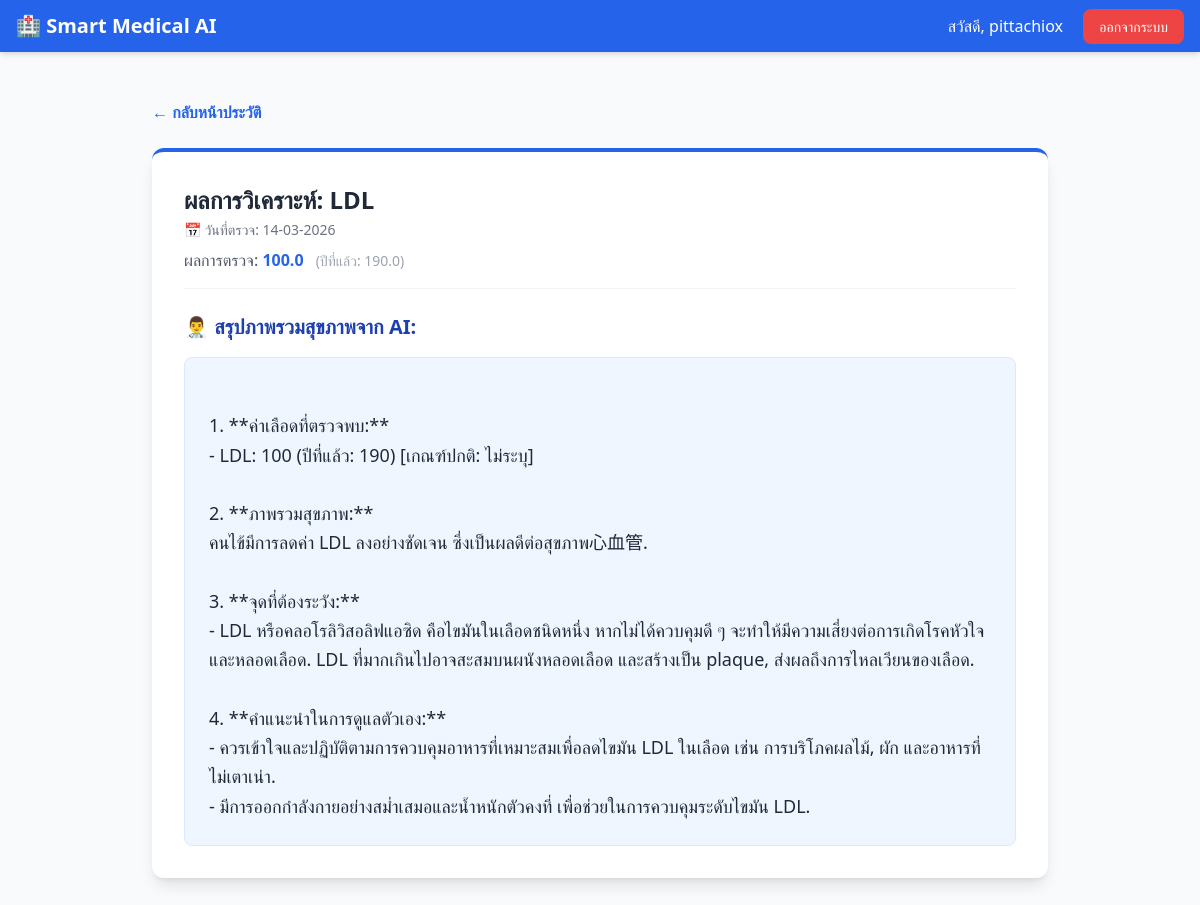
The app's page /record/41 (signed in), older data.
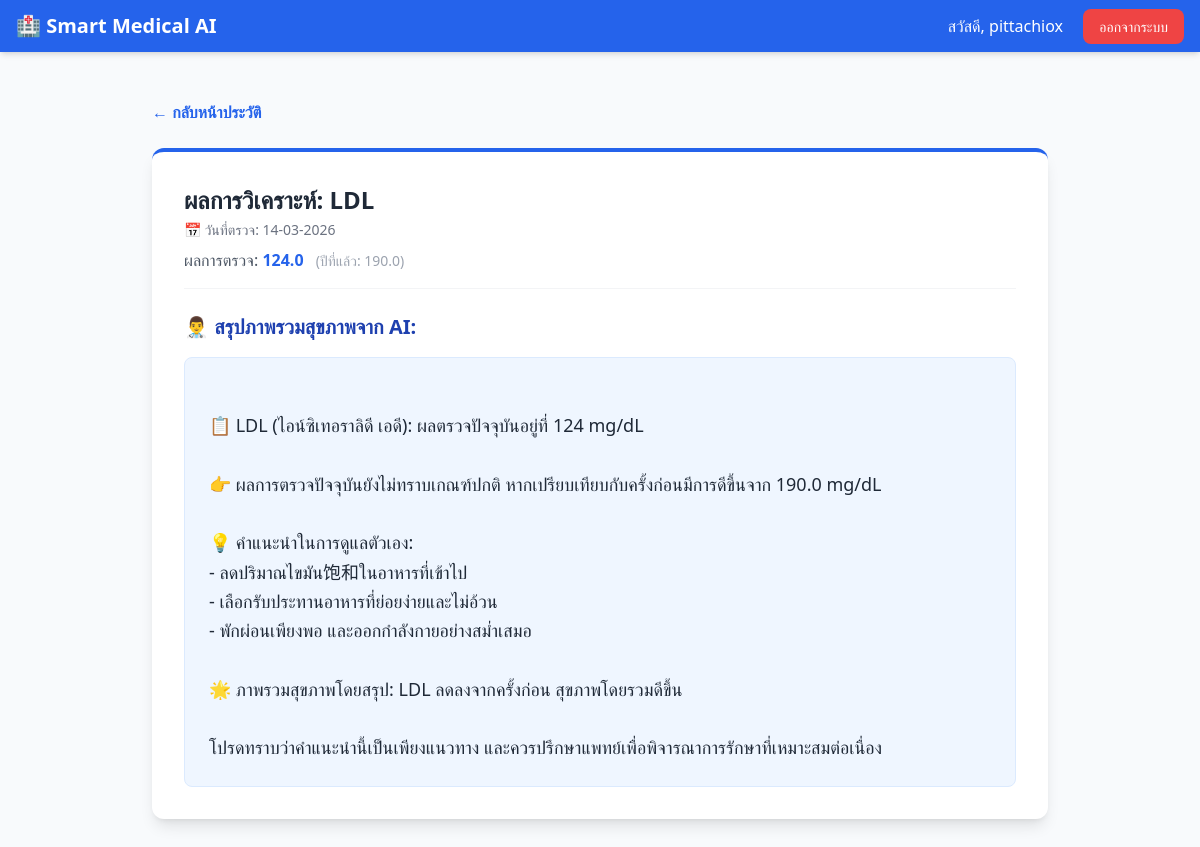
The same page, newer data.
### app.py (models this page shows)
class User(UserMixin, db.Model):
    id = db.Column(db.Integer, primary_key=True)
    username = db.Column(db.String(150), unique=True, nullable=False)
    password = db.Column(db.String(150), nullable=False)
    records = db.relationship('BloodRecord', backref='user', lazy=True)

class BloodRecord(db.Model):
    id = db.Column(db.Integer, primary_key=True)
    test_name = db.Column(db.String(50), nullable=False)
    current_value = db.Column(db.Float, nullable=False)
    previous_value = db.Column(db.Float, nullable=True)
    ai_analysis = db.Column(db.Text, nullable=False)
    user_id = db.Column(db.Integer, db.ForeignKey('user.id'), nullable=False)
    record_date = db.Column(db.Date, nullable=True, default=datetime.utcnow)

### app.py (the view)
@app.route('/record/<int:record_id>')
@login_required
def view_record(record_id):
    record = BloodRecord.query.get_or_404(record_id)
    if record.user_id != current_user.id:
        flash('ไม่อนุญาตให้เข้าถึงข้อมูลนี้', 'error')
        return redirect(url_for('dashboard'))
    return render_template('view_record.html', record=record)

### app.py (called while the page is built)
@login_manager.user_loader
def load_user(user_id):
    return User.query.get(int(user_id))

### templates/view_record.html
{% extends "base.html" %}
{% block content %}
<div class="max-w-4xl mx-auto">
    <div class="mb-6 flex justify-between items-center">
        <a href="/dashboard" class="text-blue-600 hover:underline flex items-center gap-2 font-semibold">
            &larr; กลับหน้าประวัติ
        </a>
    </div>
    <div class="bg-white p-8 rounded-xl shadow-lg border-t-4 border-blue-600">
        <div class="flex items-center justify-between mb-6 pb-4 border-b border-gray-100">
            <div>
                <h1 class="text-2xl font-bold text-gray-800 mb-1">ผลการวิเคราะห์: {{ record.test_name }}</h1>
                <p class="text-sm text-gray-500 mb-2">📅 วันที่ตรวจ: {{ record.record_date.strftime('%d-%m-%Y') if
                    record.record_date else '-' }}</p>
                <p class="text-gray-600">ผลการตรวจ: <span class="font-bold text-blue-600">{{ record.current_value
                        }}</span>
                    <span class="text-sm text-gray-400 ml-2">(ปีที่แล้ว: {{ record.previous_value or '-' }})</span>
                </p>
            </div>
        </div>
        <h3 class="text-xl font-bold text-blue-800 mb-4">👨‍⚕️ สรุปภาพรวมสุขภาพจาก AI:</h3>
        <div
            class="text-gray-800 whitespace-pre-line leading-relaxed text-lg bg-blue-50 p-6 rounded-lg border border-blue-100">
            {{ record.ai_analysis }}
        </div>
    </div>
</div>
{% endblock %}

### templates/base.html (shortened to what this page needs)
<!DOCTYPE html>
<html lang="th">
<head>
    <script src="https://cdn.tailwindcss.com"></script>
</head>
<body class="bg-slate-50 min-h-screen">
    <nav class="bg-blue-600 text-white shadow-md">
        <div class="max-w-7xl mx-auto px-4 py-3 flex justify-between items-center">
            <a href="/" class="text-xl font-bold flex items-center gap-2">
                🏥 Smart Medical AI
            </a>
            <div>
                {% if current_user.is_authenticated %}
                <span class="mr-4">สวัสดี, {{ current_user.username }}</span>
                <a href="{{ url_for('logout') }}"
                    class="bg-red-500 hover:bg-red-600 px-4 py-2 rounded-lg text-sm transition">ออกจากระบบ</a>
                {% else %}
                <a href="{{ url_for('login') }}" class="hover:text-blue-200 mr-4">เข้าสู่ระบบ</a>
                <a href="{{ url_for('register') }}"
                    class="bg-white text-blue-600 px-4 py-2 rounded-lg text-sm font-bold transition hover:bg-gray-100">สมัครสมาชิก</a>
                {% endif %}
            </div>
        </div>
    </nav>
    <main class="max-w-7xl mx-auto px-4 py-8">
        {% block content %}{% endblock %}
    </main>
</body>
</html>

Row changes from the older to the newer data that the page shows:
changed BloodRecord "LDL": current_value "100.0" → "124.0"; ai_analysis "1. **ค่าเลือดที่ตรวจพบ:** - LDL: 100 (ปีที่แล้ว: 190) [เกณฑ์ปกติ: ไม่ระบุ] 2. **ภาพรวมสุขภาพ:** คนไข้มีการลดค่า LDL ลงอย่างชัดเจน ซึ่งเป็นผลดีต่อสุขภาพ心血管. 3. **จุดที่ต้องระวัง:** - LDL หรือคลอโรลิวิสอลิฟแอซิด คือไขมันในเลือดชนิดหนึ่ง หากไม่ได้ควบคุมดี ๆ จะทำให้มีความเสี่ยงต่อการเกิดโรคหัวใจและหลอดเลือด. LDL ที่มากเกินไปอาจสะสมบนผนังหลอดเลือด และสร้างเป็น plaque, ส่งผลถึงการไหลเวียนของเลือด. 4. **คำแนะนำในการดูแลตัวเอง:** - ควรเข้าใจและปฏิบัติตามการควบคุมอาหารที่เหมาะสมเพื่อลดไขมัน LDL ในเลือด เช่น การบริโภคผลไม้, ผัก และอาหารที่ไม่เตาเน่า. - มีการออกกำลังกายอย่างสม่ำเสมอและน้ำหนักตัวคงที่ เพื่อช่วยในการควบคุมระดับไขมัน LDL." → "📋 LDL (ไอน์ซิเทอราลิดี เอดี): ผลตรวจปัจจุบันอยู่ที่ 124 mg/dL 👉 ผลการตรวจปัจจุบันยังไม่ทราบเกณฑ์ปกติ หากเปรียบเทียบกับครั้งก่อนมีการดีขึ้นจาก 190.0 mg/dL 💡 คำแนะนำในการดูแลตัวเอง: - ลดปริมาณไขมัน饱和ในอาหารที่เข้าไป - เลือกรับประทานอาหารที่ย่อยง่ายและไม่อ้วน - พักผ่อนเพียงพอ และออกกำลังกายอย่างสม่ำเสมอ 🌟 ภาพรวมสุขภาพโดยสรุป: LDL ลดลงจากครั้งก่อน สุขภาพโดยรวมดีขึ้น โปรดทราบว่าคำแนะนำนี้เป็นเพียงแนวทาง และควรปรึกษาแพทย์เพื่อพิจารณาการรักษาที่เหมาะสมต่อเนื่อง"
